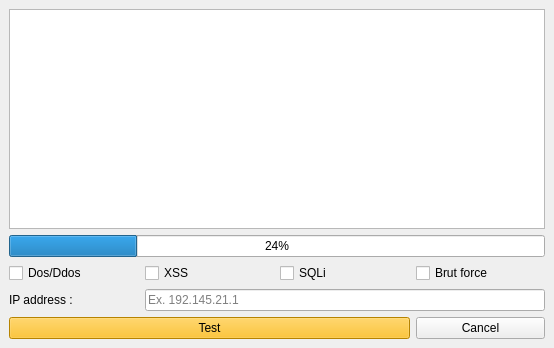
<?xml version="1.0" encoding="UTF-8"?>
<ui version="4.0">
 <class>MainWindow</class>
 <widget class="QMainWindow" name="MainWindow">
  <property name="geometry">
   <rect>
    <x>0</x>
    <y>0</y>
    <width>554</width>
    <height>348</height>
   </rect>
  </property>
  <property name="windowTitle">
   <string>Hacking</string>
  </property>
  <property name="toolTip">
   <string/>
  </property>
  <widget class="QWidget" name="centralwidget">
   <layout class="QVBoxLayout" name="verticalLayout">
    <item>
     <layout class="QGridLayout" name="gridLayout_2" rowstretch="0,0,0,0,0">
      <item row="2" column="2">
       <widget class="QCheckBox" name="checkBox_3">
        <property name="text">
         <string>SQLi</string>
        </property>
       </widget>
      </item>
      <item row="2" column="1">
       <widget class="QCheckBox" name="checkBox_2">
        <property name="text">
         <string>XSS</string>
        </property>
       </widget>
      </item>
      <item row="2" column="0">
       <widget class="QCheckBox" name="checkBox">
        <property name="text">
         <string>Dos/Ddos</string>
        </property>
       </widget>
      </item>
      <item row="3" column="0">
       <widget class="QLabel" name="label">
        <property name="text">
         <string>IP address :</string>
        </property>
       </widget>
      </item>
      <item row="2" column="3">
       <widget class="QCheckBox" name="checkBox_4">
        <property name="text">
         <string>Brut force</string>
        </property>
       </widget>
      </item>
      <item row="0" column="0" colspan="4">
       <widget class="QTextBrowser" name="displayOutput"/>
      </item>
      <item row="1" column="0" colspan="4">
       <widget class="QProgressBar" name="progressBar">
        <property name="value">
         <number>24</number>
        </property>
       </widget>
      </item>
      <item row="4" column="3">
       <widget class="QPushButton" name="cancelButton">
        <property name="text">
         <string>Cancel</string>
        </property>
       </widget>
      </item>
      <item row="4" column="0" colspan="3">
       <widget class="QPushButton" name="testButton">
        <property name="styleSheet">
         <string notr="true">background-color: rgb(255, 183, 0);</string>
        </property>
        <property name="text">
         <string>Test</string>
        </property>
       </widget>
      </item>
      <item row="3" column="1" colspan="3">
       <widget class="QLineEdit" name="ipInput">
        <property name="toolTip">
         <string/>
        </property>
        <property name="accessibleName">
         <string/>
        </property>
        <property name="accessibleDescription">
         <string/>
        </property>
        <property name="inputMask">
         <string/>
        </property>
        <property name="text">
         <string/>
        </property>
        <property name="placeholderText">
         <string>Ex. 192.145.21.1</string>
        </property>
       </widget>
      </item>
     </layout>
    </item>
   </layout>
  </widget>
 </widget>
 <resources/>
 <connections/>
</ui>
